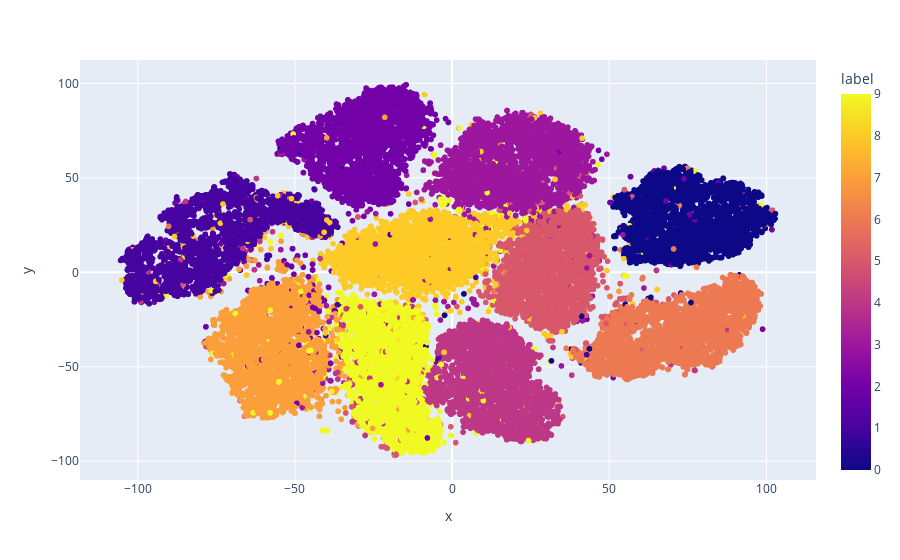

Notebook code for this chart:
### Code cell
import plotly.express as px
fig=px.scatter(df,x='x',y='y',color='label')
fig.show()

### Figure 1 — Plotly figure (JSON) as saved in the notebook; plotly's stock layout.template omitted (floating-point values rounded to 4 significant figures; data arrays with more than 128 entries replaced by an {"elided": "..."} marker saying what was removed)
{"data": [{"hovertemplate": "x=%{x}<br>y=%{y}<br>label=%{marker.color}<extra></extra>", "legendgroup": "", "marker": {"color": {"elided": "42000 int values"}, "coloraxis": "coloraxis", "symbol": "circle"}, "mode": "markers", "name": "", "showlegend": false, "type": "scattergl", "x": {"elided": "42000 float values"}, "xaxis": "x", "y": {"elided": "42000 float values"}, "yaxis": "y"}], "layout": {"coloraxis": {"colorbar": {"title": {"text": "label"}}, "colorscale": [[0, "#0d0887"], [0.1111, "#46039f"], [0.2222, "#7201a8"], [0.3333, "#9c179e"], [0.4444, "#bd3786"], [0.5556, "#d8576b"], [0.6667, "#ed7953"], [0.7778, "#fb9f3a"], [0.8889, "#fdca26"], [1, "#f0f921"]]}, "legend": {"tracegroupgap": 0}, "margin": {"t": 60}, "xaxis": {"anchor": "y", "domain": [0, 1], "title": {"text": "x"}}, "yaxis": {"anchor": "x", "domain": [0, 1], "title": {"text": "y"}}}}
